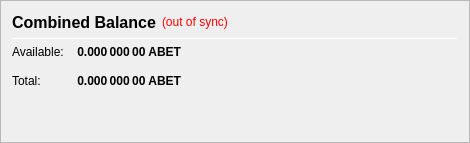
                   <widget class="QFrame" name="frame_CombinedBalances">
                    <property name="minimumSize">
                     <size>
                      <width>470</width>
                      <height>0</height>
                     </size>
                    </property>
                    <property name="frameShape">
                     <enum>QFrame::StyledPanel</enum>
                    </property>
                    <property name="frameShadow">
                     <enum>QFrame::Raised</enum>
                    </property>
                    <layout class="QVBoxLayout" name="verticalLayout_5">
                     <item>
                      <layout class="QHBoxLayout" name="horizontalLayout_5" stretch="0,0,0">
                       <item>
                        <widget class="QLabel" name="label_5z">
                         <property name="minimumSize">
                          <size>
                           <width>0</width>
                           <height>20</height>
                          </size>
                         </property>
                         <property name="font">
                          <font>
                           <pointsize>12</pointsize>
                           <weight>75</weight>
                           <bold>true</bold>
                          </font>
                         </property>
                         <property name="toolTip">
                          <string>Combined Balance (including unconfirmed and immature coins)</string>
                         </property>
                         <property name="text">
                          <string>Combined Balance</string>
                         </property>
                        </widget>
                       </item>
                       <item>
                        <widget class="QLabel" name="labelWalletStatus">
                         <property name="cursor">
                          <cursorShape>WhatsThisCursor</cursorShape>
                         </property>
                         <property name="toolTip">
                          <string>The displayed information may be out of date. Your wallet automatically synchronizes with the ABET network after a connection is established, but this process has not completed yet.</string>
                         </property>
                         <property name="styleSheet">
                          <string notr="true">QLabel { color: red; }</string>
                         </property>
                         <property name="text">
                          <string notr="true">(out of sync)</string>
                         </property>
                         <property name="alignment">
                          <set>Qt::AlignLeading|Qt::AlignLeft|Qt::AlignVCenter</set>
                         </property>
                        </widget>
                       </item>
                       <item>
                        <spacer name="horizontalSpacer_1">
                         <property name="orientation">
                          <enum>Qt::Horizontal</enum>
                         </property>
                         <property name="sizeHint" stdset="0">
                          <size>
                           <width>40</width>
                           <height>20</height>
                          </size>
                         </property>
                        </spacer>
                       </item>
                      </layout>
                     </item>
                     <item>
                      <widget class="Line" name="line_CombinedBalance">
                       <property name="minimumSize">
                        <size>
                         <width>0</width>
                         <height>1</height>
                        </size>
                       </property>
                       <property name="maximumSize">
                        <size>
                         <width>16777215</width>
                         <height>1</height>
                        </size>
                       </property>
                       <property name="orientation">
                        <enum>Qt::Horizontal</enum>
                       </property>
                      </widget>
                     </item>
                     <item>
                      <layout class="QGridLayout" name="gridLayout_3">
                       <property name="spacing">
                        <number>12</number>
                       </property>
                       <item row="1" column="0">
                        <widget class="QLabel" name="labelBalanceTextz">
                         <property name="text">
                          <string>Available:</string>
                         </property>
                        </widget>
                       </item>
                       <item row="1" column="1">
                        <widget class="QLabel" name="labelBalancez">
                         <property name="font">
                          <font>
                           <weight>75</weight>
                           <bold>true</bold>
                          </font>
                         </property>
                         <property name="cursor">
                          <cursorShape>IBeamCursor</cursorShape>
                         </property>
                         <property name="toolTip">
                          <string>Your current spendable balance</string>
                         </property>
                         <property name="text">
                          <string notr="true">0.000 000 00 ABET</string>
                         </property>
                         <property name="alignment">
                          <set>Qt::AlignRight|Qt::AlignTrailing|Qt::AlignVCenter</set>
                         </property>
                         <property name="textInteractionFlags">
                          <set>Qt::LinksAccessibleByMouse|Qt::TextSelectableByKeyboard|Qt::TextSelectableByMouse</set>
                         </property>
                        </widget>
                       </item>
                       <item row="2" column="0">
                        <widget class="QLabel" name="labelTotalTextz">
                         <property name="text">
                          <string>Total:</string>
                         </property>
                        </widget>
                       </item>
                       <item row="2" column="1">
                        <widget class="QLabel" name="labelTotalz">
                         <property name="font">
                          <font>
                           <weight>75</weight>
                           <bold>true</bold>
                          </font>
                         </property>
                         <property name="cursor">
                          <cursorShape>IBeamCursor</cursorShape>
                         </property>
                         <property name="toolTip">
                          <string>Total Balance, including all unavailable coins.</string>
                         </property>
                         <property name="text">
                          <string notr="true">0.000 000 00 ABET</string>
                         </property>
                         <property name="alignment">
                          <set>Qt::AlignRight|Qt::AlignTrailing|Qt::AlignVCenter</set>
                         </property>
                         <property name="textInteractionFlags">
                          <set>Qt::LinksAccessibleByMouse|Qt::TextSelectableByKeyboard|Qt::TextSelectableByMouse</set>
                         </property>
                        </widget>
                       </item>
                       <item row="2" column="3">
                        <spacer name="horizontalSpacer_2">
                         <property name="orientation">
                          <enum>Qt::Horizontal</enum>
                         </property>
                         <property name="sizeHint" stdset="0">
                          <size>
                           <width>40</width>
                           <height>20</height>
                          </size>
                         </property>
                        </spacer>
                       </item>
                      </layout>
                     </item>
                     <item>
                      <spacer name="verticalSpacer_1">
                       <property name="orientation">
                        <enum>Qt::Vertical</enum>
                       </property>
                       <property name="sizeHint" stdset="0">
                        <size>
                         <width>20</width>
                         <height>40</height>
                        </size>
                       </property>
                      </spacer>
                     </item>
                    </layout>
                   </widget>
